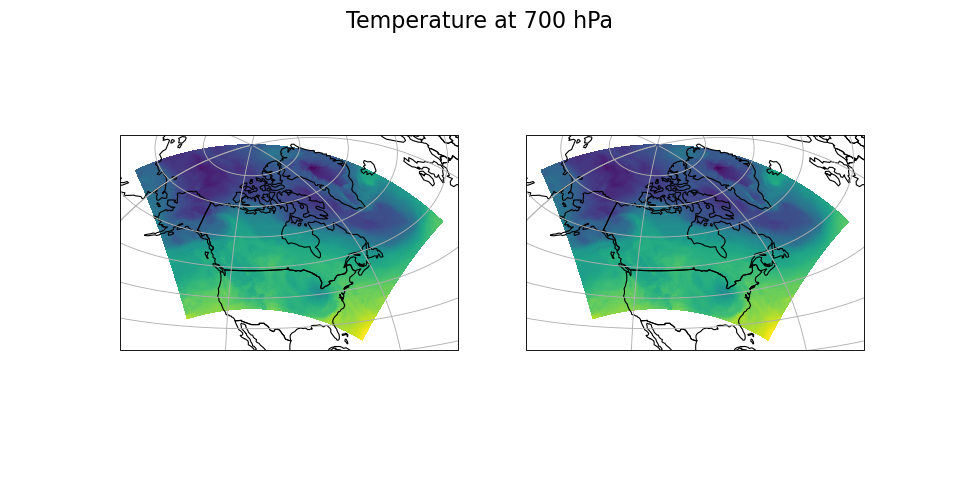

Recreate this plot in Python.
import xarray as xr
import cartopy.crs as ccrs
import cartopy.feature as cfeature
import matplotlib.pyplot as plt
import pywgrib2_xr as pywgrib2
from pywgrib2_xr.utils import localpath

file = localpath('CMC_glb_TMP_ISBL_700_ps30km_2020012512_P000.grib2')
tmpl = pywgrib2.make_template(file)
ds = pywgrib2.open_dataset(file, tmpl)
country_boundary = cfeature.NaturalEarthFeature(category='cultural', name='admin_0_countries', scale='110m', facecolor='none')
map_crs = ccrs.AzimuthalEquidistant(central_longitude=249)
t = ds['TMP.700_mb']

fig, (ax1, ax2) = plt.subplots(1, 2, figsize=(12, 6),
                               subplot_kw={'projection': map_crs})
_ = t.plot(x='longitude', y='latitude', ax=ax1, transform=ccrs.PlateCarree(),
           add_colorbar=False, add_labels=False)
proj = ds.wgrib2.get_grid()
globe = ccrs.Globe(ellipse="sphere", semimajor_axis=proj.globe["earth_radius"],
                   semiminor_axis=proj.globe["earth_radius"])
data_crs = ccrs.Stereographic(globe=globe,
                              central_latitude=proj.crs['latitude_of_projection_origin'],
                              central_longitude=proj.crs['straight_vertical_longitude_from_pole'],
                              true_scale_latitude=proj.crs['standard_parallel'])
_ = t.plot(x='x', y='y', ax=ax2, transform=data_crs, add_colorbar=False,
           add_labels=False)
for ax in ax1, ax2:
    _ = ax.add_feature(country_boundary, edgecolor='black')
    _ = ax.gridlines()
fig.suptitle('Temperature at 700 hPa', fontsize=20)
plt.show()
